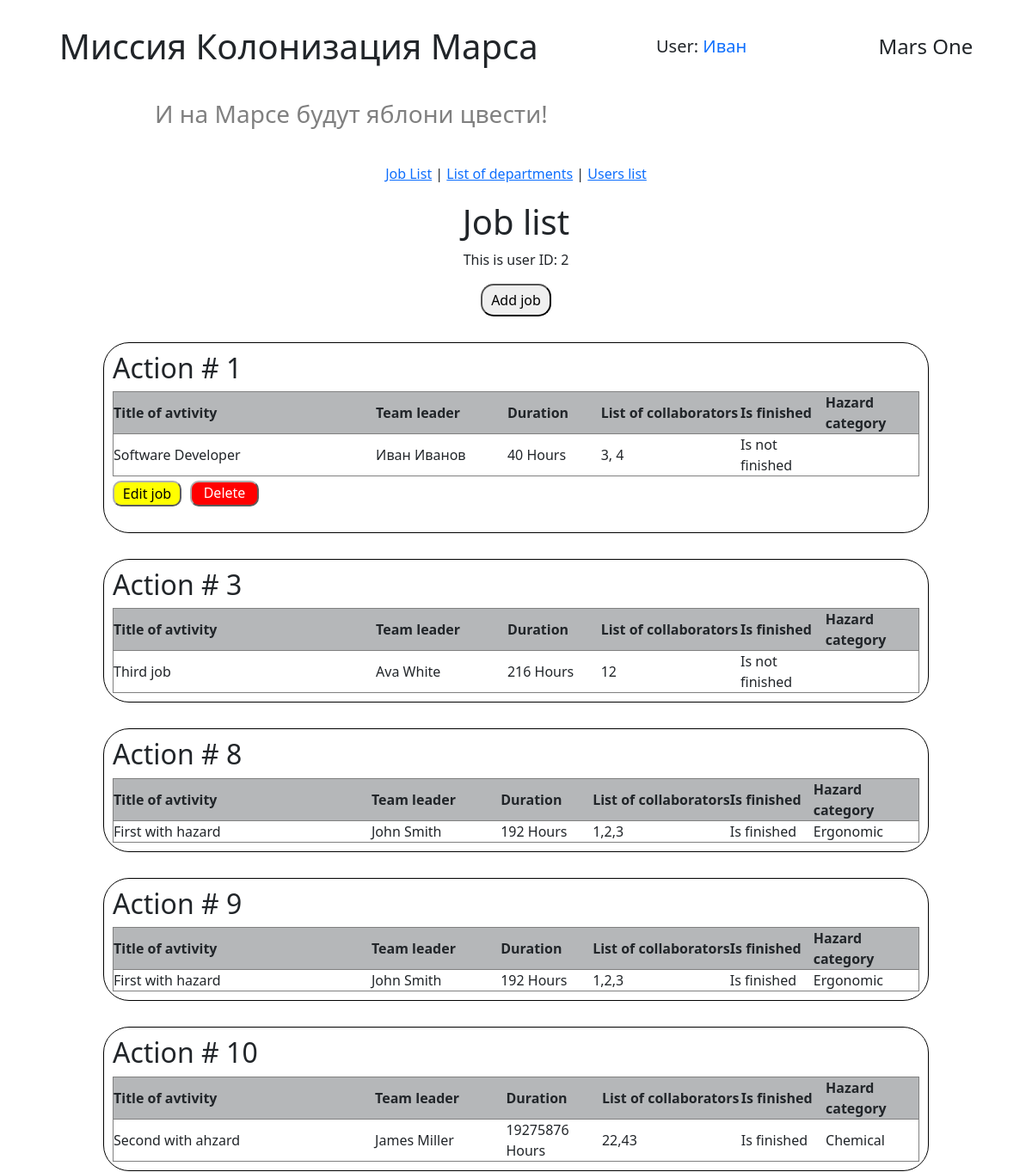
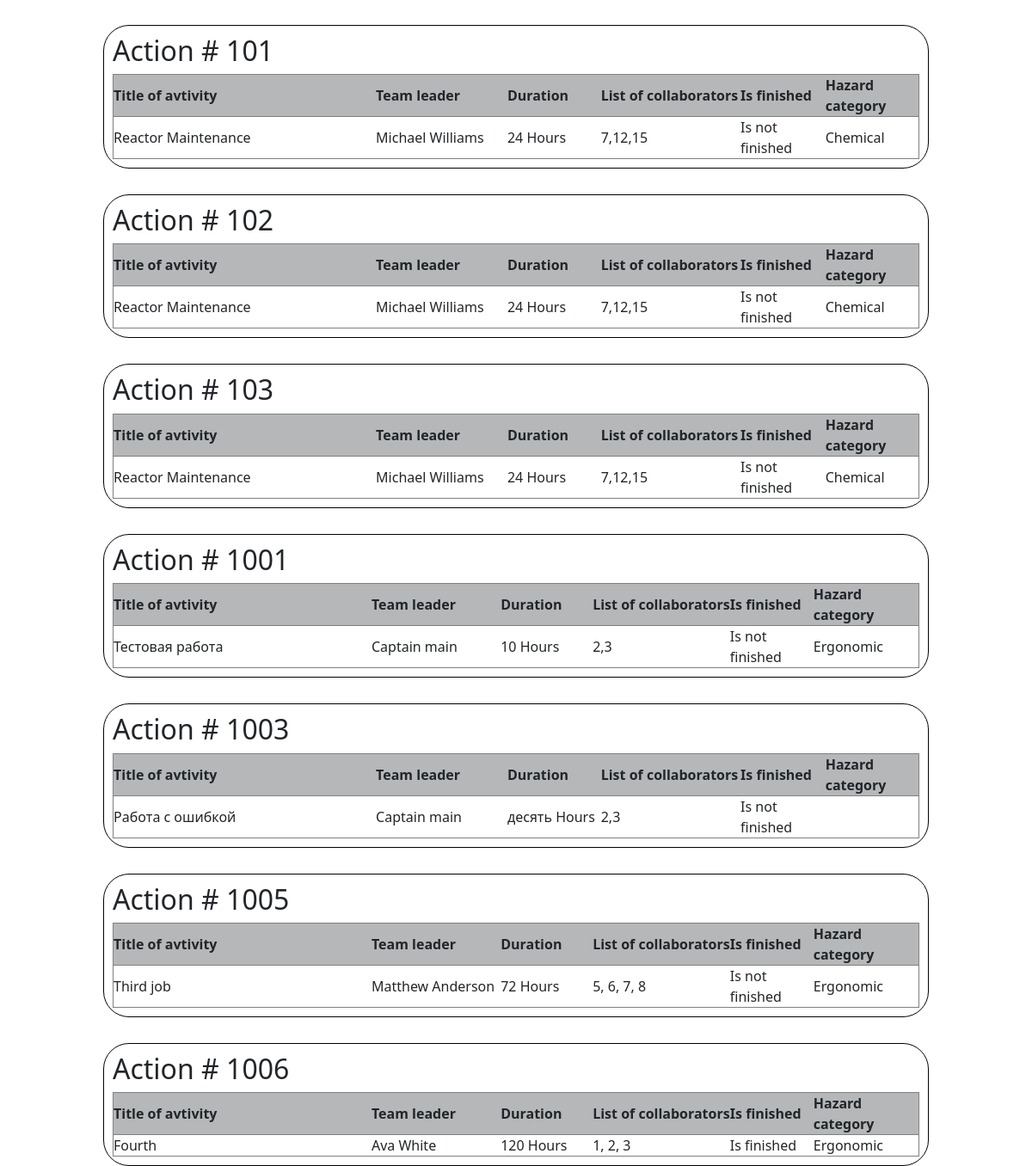
Screenshot of /jobs_list (signed in) with the database file from the repository (2 pictures, top to bottom).
### data/users.py (models this page shows, shortened)
class User(SqlAlchemyBase, UserMixin):
    __tablename__ = 'users'
    id = sqlalchemy.Column(sqlalchemy.Integer, primary_key=True, autoincrement=True)
    surname = sqlalchemy.Column(sqlalchemy.String, nullable=True)
    name = sqlalchemy.Column(sqlalchemy.String, nullable=True)
    age = sqlalchemy.Column(sqlalchemy.Integer, nullable=True)
    position = sqlalchemy.Column(sqlalchemy.String, nullable=True)
    speciality = sqlalchemy.Column(sqlalchemy.String, nullable=True)
    address = sqlalchemy.Column(sqlalchemy.String, nullable=True)
    email = sqlalchemy.Column(sqlalchemy.String, index=True, unique=True, nullable=True)
    hashed_password = sqlalchemy.Column(sqlalchemy.String, nullable=True)
    modified_date = sqlalchemy.Column(sqlalchemy.DateTime, default=datetime.datetime.now)
    news = orm.relationship("News", back_populates='user')

### data/jobs.py (models this page shows)
class Jobs(SqlAlchemyBase):
    __tablename__ = 'jobs'
    id = sqlalchemy.Column(sqlalchemy.Integer, primary_key=True,
                           autoincrement=True)
    author = sqlalchemy.Column(sqlalchemy.Integer,
                               ForeignKey('users.id'), nullable=False)
    team_leader = sqlalchemy.Column(sqlalchemy.Integer,
                                    ForeignKey('users.id'), nullable=False)
    job_title = sqlalchemy.Column(sqlalchemy.String, nullable=True)
    work_size = sqlalchemy.Column(sqlalchemy.Integer, nullable=False)
    collaborators = sqlalchemy.Column(sqlalchemy.String, nullable=True)
    start_date = sqlalchemy.Column(sqlalchemy.DateTime,
                                   default=datetime.datetime.now)
    end_date = sqlalchemy.Column(sqlalchemy.DateTime,
                                 default=datetime.datetime.now)
    is_finished = sqlalchemy.Column(sqlalchemy.Boolean, default=False)
    hazard_category = sqlalchemy.Column(sqlalchemy.Integer,
                                        ForeignKey('hazard_category.id'),
                                        nullable=None)
    team_leader_user = relationship("User", backref='team_leader_jobs',
                                    foreign_keys=[team_leader])
    author_user = relationship("User", backref='author_jobs',
                               foreign_keys=[author])
    hazard_category_rel = relationship("HazardCategory", back_populates="jobs")

### data/hazard_category.py (models this page shows)
class HazardCategory(SqlAlchemyBase):
    __tablename__ = 'hazard_category'
    id = sqlalchemy.Column(sqlalchemy.Integer, primary_key=True,
                           autoincrement=True)
    hazard_category_title = sqlalchemy.Column(sqlalchemy.String)
    jobs = relationship("Jobs", back_populates='hazard_category_rel')

### handlers/work_with_jobs.py (the view)
@work_with_jobs_bp.route('/jobs_list')
@login_required
def get_jobs_list():
    db_ss = db_session.create_session()
    jobs = db_ss.query(Jobs).all()
    current_user_id = current_user.id
    message = get_flashed_messages()
    return render_template('jobs.html', jobs=jobs,
                           current_user_id=current_user_id,
                           message=message)

### data/db_session.py (called while the page is built)
def create_session() -> Session:
    global __factory
    return __factory()

### main.py (called while the page is built)
@login_manager.user_loader
def load_user(user_id):
    db_sess = db_session.create_session()
    return db_sess.query(User).get(user_id)

### templates/jobs.html (shortened to what this page needs)
{% extends "base.html" %}
{% block styles %}
    <link rel="stylesheet" href="{{ url_for('static', filename='css/job_list.css')}}">
{% endblock %}
{% block content %}
<h1>Job list</h1>
<p>This is user ID: {{ current_user_id }}</p>
<button onclick="window.location.href='/create_job'" class="add_btn">Add job </button>
{% for job  in jobs %}
    <div class="action">
        <h2>Action # {{ job.id }} </h2>
        <table>
            <tr>
                <th width="200">Title of avtivity</th>
                <th width="100">Team leader</th>
                <th width="50">Duration</th>
                <th width="50">List of collaborators</th>
                <th width="50">Is finished</th>
                <th width="50">Hazard category</th>
            </tr>
            <tr>
                <td>{{ job.job_title }}</td>
                <td>{{ job.team_leader_user.name }} {{ job.team_leader_user.surname }}</td>
                <td>{{ job.work_size }} Hours</td>
                <td>{{ job.collaborators }}</td>
                {% if job.is_finished %}
                    <td>Is finished</td>
                {% else %}
                    <td>Is not finished</td>
                {% endif %}
                <td>{{ job.hazard_category_rel.hazard_category_title }}</td>
            </tr>
        </table>
        {% if job.author_user.id == current_user_id or current_user_id == 1 or job.team_leader == current_user_id %}
        <div class="buttons_block">
            <form action="{{ url_for('work_with_jobs.edit_job', job_id=job.id )}}" method="get">
                <button class="btn_for_edit" type="submit">Edit job</button>
            </form>
            <form action="{{ url_for('work_with_jobs.delete_job', job_id=job.id )}}" method="post">
                <button class="btn_for_delete" type="submit">Delete job</button>
            </form>
        </div>
        {% endif %}
    </div>
{% endfor %}
{% endblock %}

### templates/base.html (shortened to what this page needs)
<!DOCTYPE html>
<html lang="ru">
<head>
    <link rel="stylesheet"
    href="https://cdn.jsdelivr.net/npm/bootstrap@5.0.0-beta1/dist/css/bootstrap.min.css"
>
    <link rel="stylesheet" href="{{ url_for('static', filename='css/style.css')}}">
    {% block styles %}{% endblock %}
</head>
<body>
    <header>
        <h1>Миссия Колонизация Марса</h1>
        {% if current_user.is_authenticated %}
        <h5> User:
            <a class="navbar-brand" href="/logout">{{ current_user.name }}</a>
        </h5>
        {% else %}
            <div class="auth_buttons">
                <a class="btn btn-primary " href="/register">Зарегистрироваться</a>
                <a class="btn btn-success" href="/login">Войти</a>
            </div>
        {% endif %}
        <h4>Mars One</h4>
    </header>
    <h3 class="second_header_text">И на Марсе будут яблони цвести!</h3>
    <main>
        <nav>
            <a href="/jobs_list">Job List</a> |
            <a href="/list_of_departments">List of departments</a> |
            <a href="/user_list">Users list</a>
        </nav>
        {% block content %}{% endblock %}
    </main>
</body>
</html>

### static/css/style.css (style rules this page uses)
* { margin: 0px; padding: 0px; font-family: 'Segoe UI', Tahoma, Geneva, Verdana, sans-serif; }
header { display: flex; justify-content: space-around; align-items: center; margin-top: 30px; width: 100%; }
main { display: flex; flex-direction: column; align-items: center; height: 100vh; margin-top: 20px; }
nav { margin: 20px; }
.second_header_text { color: grey; margin-top: 30px; margin-left: 15vw; }
.add_btn { padding: 5px 10px; border-radius: 15px; }
.buttons_block { display: flex; justify-content: space-between; width: 230px; margin-top: 5px; }
.btn_for_edit, .btn_for_delete { border-radius: 10px; border-color: rgb(175, 176, 176); height: 30px; width: 80px; }
.btn_for_edit { background-color: yellow; }
.btn_for_delete { color: white; background-color: red; }

### static/css/job_list.css (style rules this page uses)
div.action { border: 1px solid rgb(0, 0, 0); padding: 10px; border-radius: 30px; margin-top: 30px; width: 80%; }
table { width: 100%; }
tr { border: 1px solid grey; }
th { background-color: rgb(181, 183, 185); }
.buttons_block { display: flex; justify-content: space-between; width: 170px; margin-top: 5px; }

### rows the page displays
User: name "Иван"
Jobs: id "1", job_title "Software Developer", team_leader_user.name "Иван", team_leader_user.surname "Иванов", work_size "40", collaborators "3, 4", is_finished "Is not finished"
Jobs: id "3", job_title "Third job", team_leader_user.name "Ava", team_leader_user.surname "White", work_size "216", collaborators "12", is_finished "Is not finished"
Jobs: id "8", job_title "First with hazard", team_leader_user.name "John", team_leader_user.surname "Smith", work_size "192", collaborators "1,2,3", is_finished "Is finished", hazard_category_rel.hazard_category_title "Ergonomic"
Jobs: id "9", job_title "First with hazard", team_leader_user.name "John", team_leader_user.surname "Smith", work_size "192", collaborators "1,2,3", is_finished "Is finished", hazard_category_rel.hazard_category_title "Ergonomic"
Jobs: id "10", job_title "Second with ahzard", team_leader_user.name "James", team_leader_user.surname "Miller", work_size "19275876", collaborators "22,43", is_finished "Is finished", hazard_category_rel.hazard_category_title "Chemical"
Jobs: id "101", job_title "Reactor Maintenance", team_leader_user.name "Michael", team_leader_user.surname "Williams", work_size "24", collaborators "7,12,15", is_finished "Is not finished", hazard_category_rel.hazard_category_title "Chemical"
Jobs: id "102", job_title "Reactor Maintenance", team_leader_user.name "Michael", team_leader_user.surname "Williams", work_size "24", collaborators "7,12,15", is_finished "Is not finished", hazard_category_rel.hazard_category_title "Chemical"
Jobs: id "103", job_title "Reactor Maintenance", team_leader_user.name "Michael", team_leader_user.surname "Williams", work_size "24", collaborators "7,12,15", is_finished "Is not finished", hazard_category_rel.hazard_category_title "Chemical"
Jobs: id "1001", job_title "Тестовая работа", team_leader_user.name "Captain", team_leader_user.surname "main", work_size "10", collaborators "2,3", is_finished "Is not finished", hazard_category_rel.hazard_category_title "Ergonomic"
Jobs: id "1003", job_title "Работа с ошибкой", team_leader_user.name "Captain", team_leader_user.surname "main", work_size "десять", collaborators "2,3", is_finished "Is not finished"
Jobs: id "1005", job_title "Third job", team_leader_user.name "Matthew", team_leader_user.surname "Anderson", work_size "72", collaborators "5, 6, 7, 8", is_finished "Is not finished", hazard_category_rel.hazard_category_title "Ergonomic"
Jobs: id "1006", job_title "Fourth", team_leader_user.name "Ava", team_leader_user.surname "White", work_size "120", collaborators "1, 2, 3", is_finished "Is finished", hazard_category_rel.hazard_category_title "Ergonomic"

### other values shown
{{ current_user_id }} "2"
